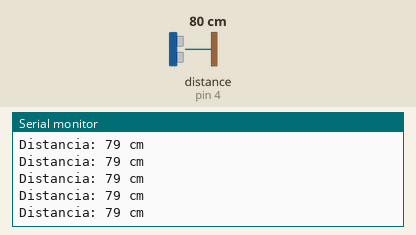
The sketch below on a simulated Arduino Uno, built with avr-gcc and run on an emulated ATmega328P. Shown: the last lines printed to the serial monitor. Wiring (inferred from the names in the program): ultrasonic range finder: trigger pin 5; echo pin 4. The inputs (shaded band) are chosen by the test bench; at power-on: distance to the obstacle (sensor on pin 4) 80 cm. The echo pulse lasts 58.3 µs per cm.

Above: at 1.2 s.
1.3 s: distance to the obstacle (sensor on pin 4) set to 2 cm
At 1.38 s:
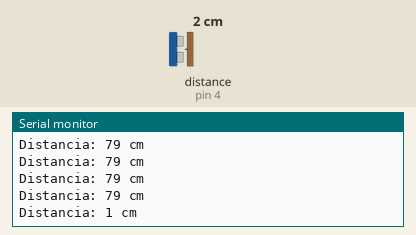
4.3 s: distance to the obstacle (sensor on pin 4) set to 4 cm
At 4.3 s:
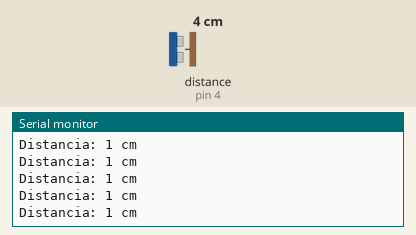
5.8 s: distance to the obstacle (sensor on pin 4) set to 35 cm
At 5.81 s:
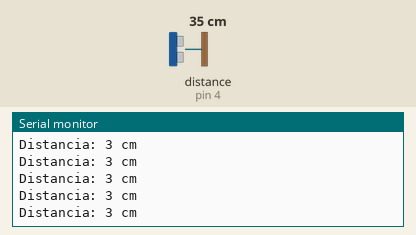
Timing chart, 0 to 8.8 s (numbered marks = the images above; inputs shaded):
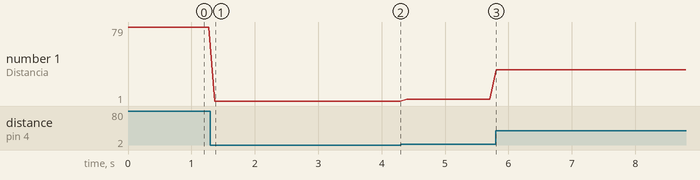

The sketch:

Ultrasonic_code.ino
```cpp
// Define los pines para el sensor
const int trigPin = 5;
const int echoPin = 4;

// Variables para almacenar la duración del pulso y la distancia
long duracion;
int distancia;

void setup() {
  // Inicializa la comunicación serial para mostrar los resultados
  Serial.begin(9600);
  // Configura los pines como salida (Trig) y entrada (Echo)
  pinMode(trigPin, OUTPUT);
  pinMode(echoPin, INPUT);
}

void loop() {
  // Limpia el pin Trig poniéndolo en LOW por un corto tiempo
  digitalWrite(trigPin, LOW);
  delayMicroseconds(2);

  // Envía un pulso de 10 microsegundos al pin Trig
  digitalWrite(trigPin, HIGH);
  delayMicroseconds(10);
  digitalWrite(trigPin, LOW);

  // Mide la duración del pulso en el pin Echo
  duracion = pulseIn(echoPin, HIGH);

  // Calcula la distancia en centímetros (la velocidad del sonido es aproximadamente 343 m/s o 0.0343 cm/microsegundo)
  // Dividimos entre 2 porque el sonido viaja hasta el objeto y regresa
  distancia = duracion * 0.0343 / 2;

  // Muestra la distancia en el monitor serial
  Serial.print("Distancia: ");
  Serial.print(distancia);
  Serial.println(" cm");

  // Espera un poco antes de la siguiente medición
  delay(100);
}
```

Measured:
- after the input at 1.3 s, the serial monitor: prints a new line after 0.07 s (image 1)
- plotted number 1: 79 → 1 after the input at 1.3 s, 1 → 3 after the input at 4.3 s, 3 → 34 after the input at 5.8 s
